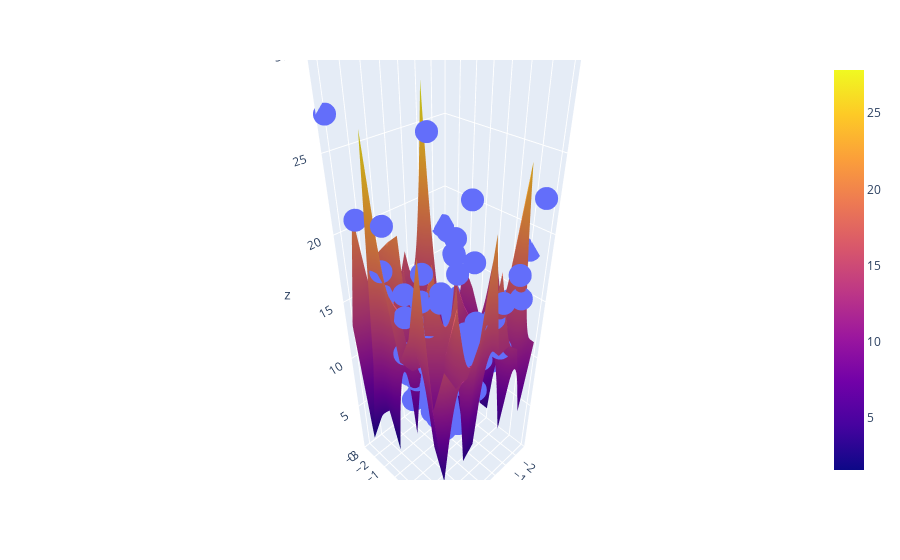

This figure's notebook cell:
### Code cell
fig = px.scatter_3d(x=x.ravel(), y=y.ravel(), z=z.ravel())

fig.add_trace(go.Surface(x = x_input, y = y_input, z =z_final))

fig.update_layout(scene = dict(zaxis = dict(range=[0,35])))

fig.show()
